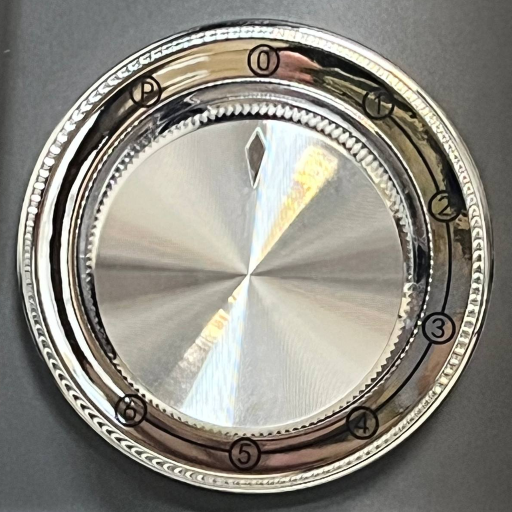
#> input picture guide/tools/3d/v3/006.png, 1024 x 1024 px (shown at 1/2 size)
$ python textures.py
#> lines starting #> are read from the running program, lines starting #| are printed output that depends on the picture; after the words box and inside, x2 and y2 are one past the last pixel; in counts of white or black regions, pixels touching at a corner belong together
# Textures for model v3, drawn to match the owner's photos (044 display, 034 port cover, 037 lever, 006 dial).
import math
from PIL import Image, ImageDraw, ImageFilter, ImageFont
F = "/usr/share/fonts/truetype/dejavu/DejaVuSans-Bold.ttf"

def seg_digit(d, x, y, w, h, t, segs, col, skew=0.12):
    # 7-segment digit with italic skew; segs: string of lit segments 'abcdefg'
    def P(px, py): return (x + px + (h - py) * skew, y + py)
    hw = t / 2; m = h / 2
    S = {
        'a': [(t*0.6, 0), (w - t*0.6, 0), (w - t*1.2, t), (t*1.2, t)],
        'd': [(t*1.2, h - t), (w - t*1.2, h - t), (w - t*0.6, h), (t*0.6, h)],
        'g': [(t*0.9, m - hw), (w - t*0.9, m - hw), (w - t*0.4, m), (w - t*0.9, m + hw), (t*0.9, m + hw), (t*0.4, m)],
        'f': [(0, t*0.6), (t, t*1.2), (t, m - t*0.7), (0, m - t*0.2)],
        'e': [(0, m + t*0.2), (t, m + t*0.7), (t, h - t*1.2), (0, h - t*0.6)],
        'b': [(w, t*0.6), (w, m - t*0.2), (w - t, m - t*0.7), (w - t, t*1.2)],
        'c': [(w, m + t*0.2), (w, h - t*0.6), (w - t, h - t*1.2), (w - t, m + t*0.7)],
    }
    for k in segs: d.polygon([P(*p) for p in S[k]], fill=col)

DIG = {'0': 'abcdef', '1': 'bc', '5': 'afgcd', '3': 'abgcd'}

def display():
    W, H = 1400, 1000
    im = Image.new("RGB", (W, H), (6, 7, 12)); d = ImageDraw.Draw(im)
    # backlit LCD window
    win = (90, 130, W - 90, 560)
    glow = Image.new("RGB", (W, H), (0, 0, 0)); gd = ImageDraw.Draw(glow)
#> after `glow = Image.new('RGB', (W, H), (0, 0, 0))`: glow: PIL image 1400x1000 RGB; every value is 0
    gd.rectangle(win, fill=(70, 62, 210)); glow = glow.filter(ImageFilter.GaussianBlur(18))
    im = Image.blend(im, glow, 0.35); d = ImageDraw.Draw(im)
#> after `im = Image.blend(im, glow, 0.35)`:
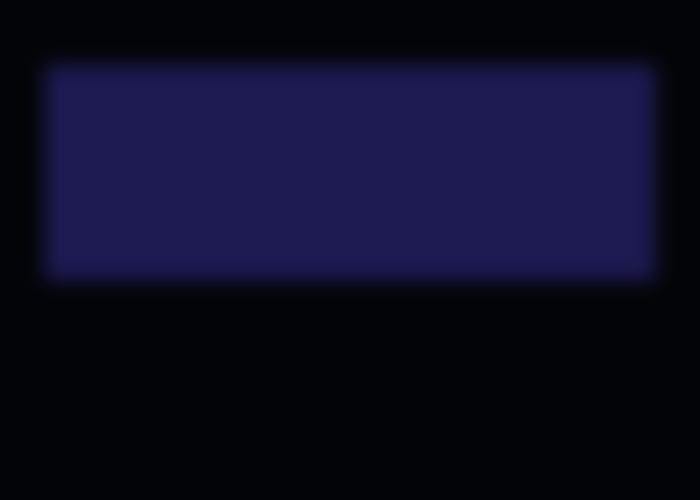
#> im: PIL image 1400x1000 RGB (shown at 1/2 size); mean R, G, B 12.4, 12.2, 34.8
    d.rectangle(win, fill=(88, 76, 226))
    lay = Image.new("RGB", (W, H), (0, 0, 0)); ld = ImageDraw.Draw(lay)
    col = (225, 222, 255)
    y0, w, h, t = 175, 210, 340, 34
    for x, ch in zip((140, 395, 700, 955), "1500"):
        seg_digit(ld, x, y0, w, h, t, DIG[ch], col)
    for cy in (y0 + h * 0.32, y0 + h * 0.68):
        cx = 650 + (y0 + h - cy) * 0.12
        ld.ellipse((cx - 16, cy - 16, cx + 16, cy + 16), fill=col)
    halo = lay.filter(ImageFilter.GaussianBlur(6))
    im = Image.composite(lay, im, lay.convert("L"))
    im = Image.blend(im, Image.eval(halo, lambda v: min(255, v)), 0.0)
    d = ImageDraw.Draw(im)
    # touch buttons: white glyphs with blue glowing rings
    ring = Image.new("RGB", (W, H), (0, 0, 0)); rd = ImageDraw.Draw(ring)
    cs = [(330, 790), (700, 790), (1070, 790)]
    for cx, cy in cs: rd.ellipse((cx - 115, cy - 115, cx + 115, cy + 115), outline=(70, 110, 255), width=16)
    im = Image.composite(ring.filter(ImageFilter.GaussianBlur(5)), im, ring.convert("L").filter(ImageFilter.GaussianBlur(5)).point(lambda v: min(255, v * 3)))
    d = ImageDraw.Draw(im)
    for cx, cy in cs: d.ellipse((cx - 108, cy - 108, cx + 108, cy + 108), outline=(205, 215, 255), width=7)
    f = ImageFont.truetype(F, 74)
    d.text((330, 792), "TIME", font=f, fill=(235, 238, 255), anchor="mm")
    d.rectangle((700 - 55, 790 - 8, 700 + 55, 790 + 8), fill=(235, 238, 255)); d.rectangle((700 - 8, 790 - 55, 700 + 8, 790 + 55), fill=(235, 238, 255))
    d.rectangle((1070 - 55, 790 - 8, 1070 + 55, 790 + 8), fill=(235, 238, 255))
    im.save("display3.png")
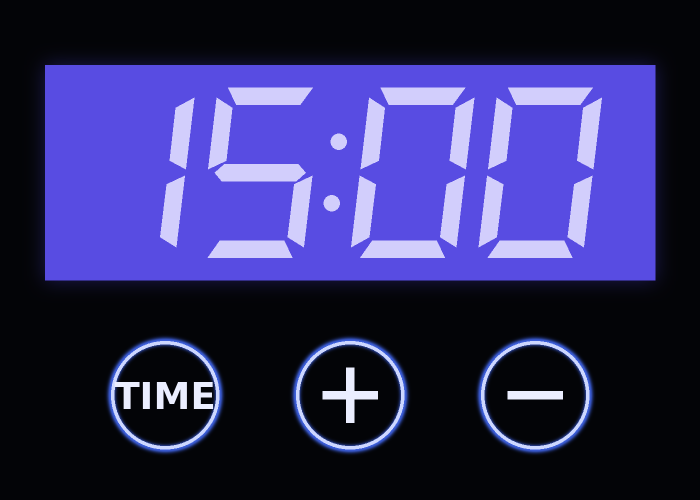
#> saved as display3.png: PIL image 1400x1000 RGB (shown at 1/2 size); mean R, G, B 47.8, 44.9, 99.2

def port_cover():
    # U-shaped cover outline with two lines and a triangle (photo 034); transparent background
    W, H = 600, 900
    im = Image.new("RGBA", (W, H), (0, 0, 0, 0)); d = ImageDraw.Draw(im)
#> after `im = Image.new('RGBA', (W, H), (0, 0, 0, 0))`: im: PIL image 600x900 RGBA; every value is 0
    ln = (14, 14, 15, 255)
    d.rounded_rectangle((20, -200, W - 20, H - 20), radius=110, outline=ln, width=9)
    hl = (95, 95, 98, 255)
    d.line((185, 170, 415, 170), fill=hl, width=10); d.line((205, 250, 395, 250), fill=hl, width=10)
    d.polygon([(215, 360), (385, 360), (300, 520)], outline=hl, width=10)
    im.save("port.png")
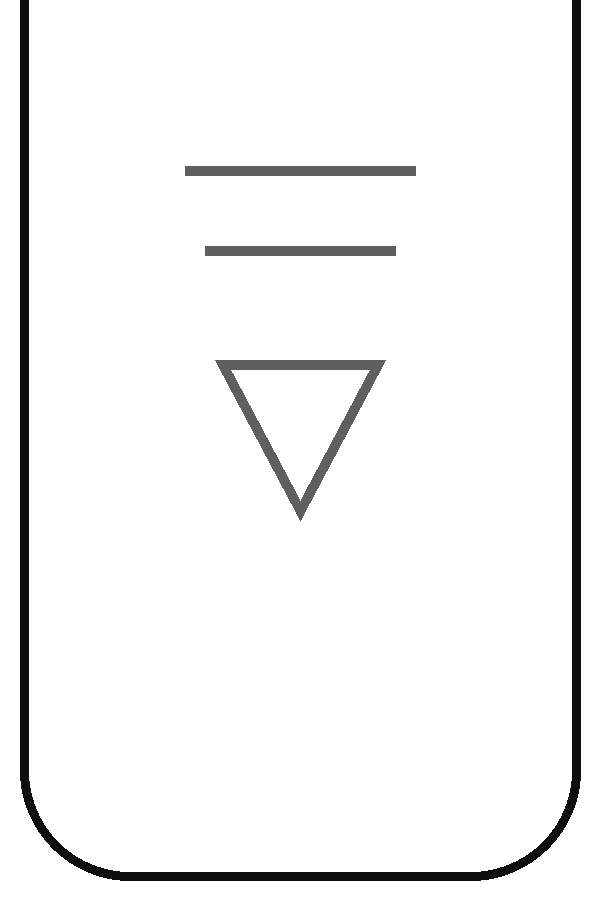
#> saved as port.png: PIL image 600x900 RGBA; mean R, G, B, A 2.1, 2.1, 2.2, 13.6; transparent parts drawn white

def lock_icon():
    W, H = 700, 400
    im = Image.new("RGBA", (W, H), (0, 0, 0, 0)); d = ImageDraw.Draw(im)
#> after `im = Image.new('RGBA', (W, H), (0, 0, 0, 0))`: im: PIL image 700x400 RGBA; every value is 0
    c = (225, 225, 228, 255)
    d.rectangle((60, 215, 190, 330), outline=c, width=14)
    d.arc((85, 110, 205, 260), 180, 360, fill=c, width=14)  # open shackle shifted right
    d.line((205, 185, 205, 190), fill=c, width=14)
    d.arc((-60, -260, 420, 330), 10, 70, fill=c, width=10)
    im.save("lock.png")
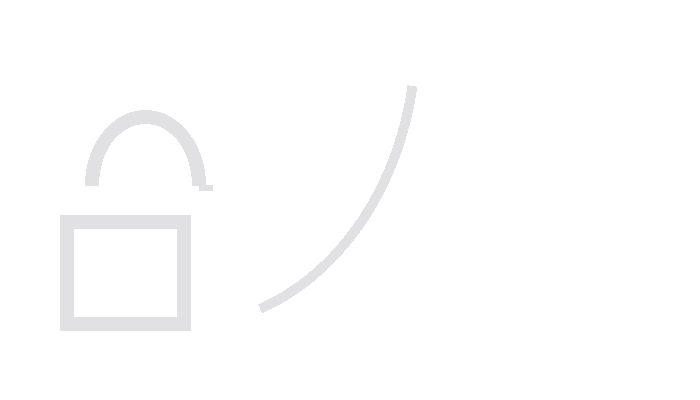
#> saved as lock.png: PIL image 700x400 RGBA; mean R, G, B, A 9.4, 9.4, 9.5, 10.6; transparent parts drawn white

def dial_parts():
    src = Image.open("006.png").convert("RGBA")
    c = 512
    ring = src.copy(); m = Image.new("L", src.size, 0); md = ImageDraw.Draw(m)
#> after `m = Image.new('L', src.size, 0)`: m: PIL image 1024x1024 L; every value is 0
    md.ellipse((c - 500, c - 500, c + 500, c + 500), fill=255); md.ellipse((c - 340, c - 340, c + 340, c + 340), fill=0)
    ring.putalpha(m.filter(ImageFilter.GaussianBlur(2))); ring.save("dial_ring.png")
#> after `ring.putalpha(m.filter(ImageFilter.GaussianBlur(2)))`:
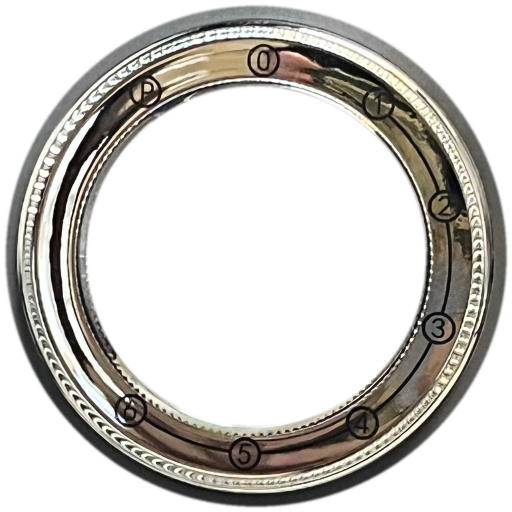
#> ring: PIL image 1024x1024 RGBA (shown at 1/2 size); mean R, G, B, A 140.4, 137.8, 129.4, 102.8; transparent parts drawn white
#> after `ring.putalpha(m.filter(ImageFilter.GaussianBlur(2)))`:
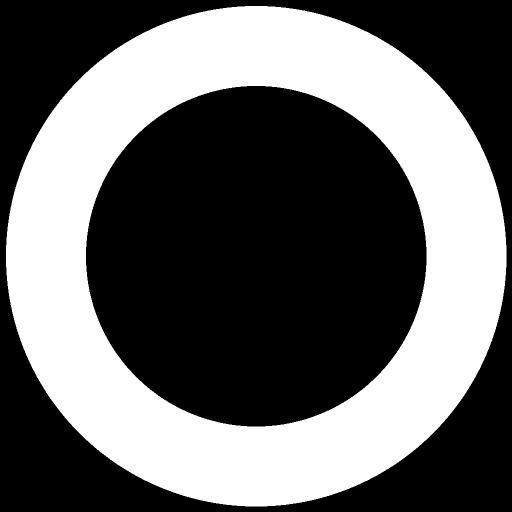
#> m: PIL image 1024x1024 L (shown at 1/2 size); 40.3% white; 1 white region, box (x1, y1, x2, y2) and area: (12, 12, 1013, 1013) 422660
    cap = src.crop((c - 300, c - 300, c + 300, c + 300)); m2 = Image.new("L", cap.size, 0)
#> after `m2 = Image.new('L', cap.size, 0)`: m2: PIL image 600x600 L; every value is 0
    ImageDraw.Draw(m2).ellipse((4, 4, 596, 596), fill=255); cap.putalpha(m2); cap.save("dial_cap.png")
#> after `ImageDraw.Draw(m2).ellipse((4, 4, 596, 596), fill=255)`: m2: PIL image 600x600 L; 76.7% white; 1 black region, box (x1, y1, x2, y2) and area: (0, 0, 600, 600) 83907
#> after `cap.putalpha(m2)`:
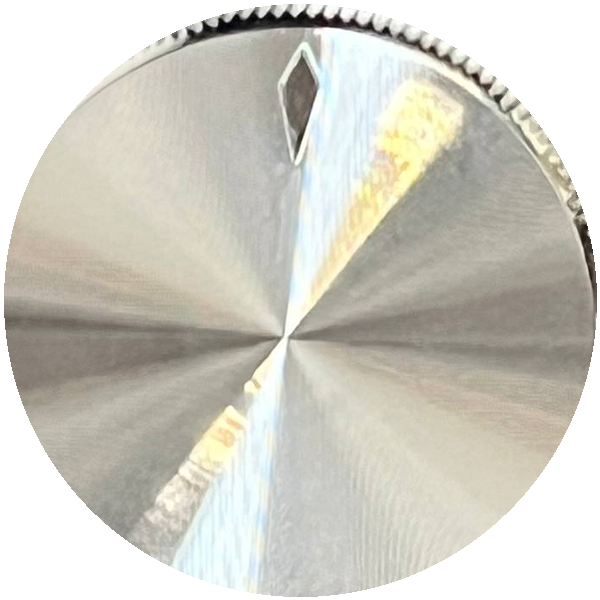
#> cap: PIL image 600x600 RGBA; mean R, G, B, A 183.3, 180.3, 168.4, 195.6; transparent parts drawn white

display(); port_cover(); lock_icon(); dial_parts(); print("ok")
